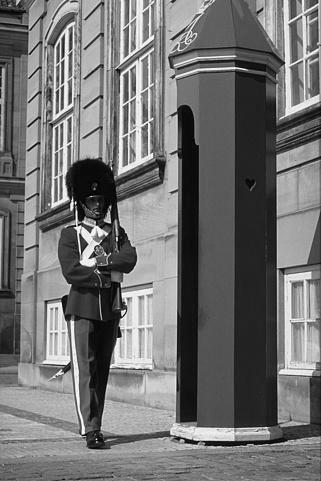
#> input picture pset1/code/inputs/p3_inp.png, 321 x 481 px
$ python prob3.py
#> lines starting #> are read from the running program, lines starting #| are printed output that depends on the picture; after the words box and inside, x2 and y2 are one past the last pixel; in counts of white or black regions, pixels touching at a corner belong together
## Default modules imported. Import more if you need to.

import numpy as np
from skimage.io import imread, imsave
from scipy.signal import convolve2d as conv2

# Different thresholds to try
from statsmodels.compat import scipy

T0 = 0.3
T1 = 0.5
T2 = 0.7


########### Fill in the functions below

# Return magnitude, theta of gradients of X
def grads(X):
    Dx = [[1,0,-1],
          [2,0,-2],
          [1,0,-1]]
    Dy = [[1,2,1],
          [0,0,0],
          [-1,-2,-1]]

    #placeholder
    H = np.zeros(X.shape,dtype=np.float32)
    theta = np.zeros(X.shape,dtype=np.float32)
    Ix = conv2(X, Dx, mode='same')
    Iy = conv2(X, Dy, mode='same')

    # print(X.shape)
    # print(Ix.shape)
    # print(Iy.shape)
    H = np.sqrt(np.square(Ix) + np.square(Iy))
    theta = np.arctan2(Iy,Ix)

    return H,theta

def nms(E,H,theta):
    #horizontal theta
    A1 = np.array([[0,0,0],[-1,1,0],[0,0,0]])
    A2 = np.array([[0,0,0],[0,1,-1],[0,0,0]])
    horizontal = np.logical_or(np.logical_or(np.logical_and(theta >= -np.pi/8, theta <= np.pi/8),
                                np.logical_and(theta <= np.pi, theta >= np.pi * 7/8)),
                               np.logical_and(theta >= -np.pi,theta <= -np.pi * 7/8)) # return array of true or false
    index = np.where(
        np.logical_and(horizontal, np.logical_and(conv2(H,A1, mode='same') <= 0,conv2(H,A2, mode='same') <= 0)))
    E[index] = 0

    # #vertical theta
    B1 = np.array([[0,-1,0],[0,1,0],[0,0,0]])
    B2 = np.array([[0,0,0],[0,1,0],[0,-1,0]])
    vertical = np.logical_or(np.logical_and(theta >= np.pi* 3/8, theta <= np.pi* 5/8),
                            np.logical_and(theta >= -np.pi * 5/8, theta <= -np.pi * 3/8)) # return array of true or false
    index = np.where(
        np.logical_and(horizontal, np.logical_and(conv2(H, B1, mode='same') <= 0, conv2(H, B2, mode='same') <= 0)))
    E[index] = 0

    # #right diagonal
    C1 = np.array([[0,0,-1],[0,1,0],[0,0,0]])
    C2 = np.array([[0, 0, 0], [0, 1, 0], [-1, 0, 0]])
    rightDia = np.logical_or(np.logical_and(theta >= np.pi/8, theta <= np.pi * 3/8),
                             np.logical_and(theta >= -np.pi * 7/8, theta <= -np.pi * 5/8))
    index = np.where(
        np.logical_and(horizontal, np.logical_and(conv2(H, C1, mode='same') <= 0, conv2(H, C2, mode='same') <= 0)))
    E[index] = 0

    # #left diagonal
    D1 = np.array([[-1,0,0],[0,1,0],[0,0,0]])
    D2 = np.array([[0, 0, 0], [0, 1, 0], [0, 0, -1]])
    leftDia = np.logical_or(np.logical_and(theta >= np.pi * 5/8, theta <= np.pi * 7/8),
                             np.logical_and(theta >= -np.pi * 3/8, theta <= -np.pi/8))
    index = np.where(
        np.logical_and(horizontal, np.logical_and(conv2(H, D1, mode='same') <= 0, conv2(H, D2, mode='same') <= 0)))
    E[index] = 0

    return E

########################## Support code below

from os.path import normpath as fn # Fixes window/linux path conventions
import warnings
warnings.filterwarnings('ignore')

img = np.float32(imread(fn('inputs/p3_inp.png')))/255.
#> img: shape (481, 321) float32; min 0, max 1, mean 0.448

H,theta = grads(img)
print(theta)
#> (printed output is left out)

imsave(fn('outputs/prob3_a.png'),H/np.max(H[:]))

## Part b

E0 = np.float32(H > T0)  #binarized edge image
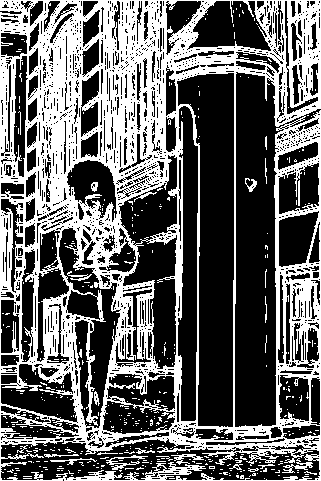
#> E0: shape (481, 321) float32; values 0 (black) and 1 (white), 39.4% white; 441 white regions (417 under 20 px), largest, box (x1, y1, x2, y2) and area: (0, 0, 321, 481) 58209, (106, 455, 148, 470) 180, (282, 458, 313, 473) 149
E1 = np.float32(H > T1)
#> E1: shape (481, 321) float32; values 0 (black) and 1 (white), 28.9% white; 398 white regions (374 under 20 px), largest, box (x1, y1, x2, y2) and area: (0, 0, 321, 481) 42296, (163, 465, 205, 475) 161, (98, 290, 104, 322) 107
E2 = np.float32(H > T2)
#> E2: shape (481, 321) float32; values 0 (black) and 1 (white), 22.5% white in thin lines or dots

imsave(fn('outputs/prob3_b_0.png') , E0)
imsave(fn('outputs/prob3_b_1.png') , E1)
imsave(fn('outputs/prob3_b_2.png') , E2)

E0n = nms(E0,H,theta)
#> in nms, `horizontal = np.logical_or(np.logical_or(np.logical_and(theta >= -np.p..`:
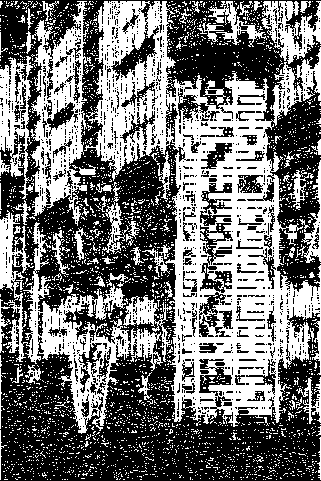
#> horizontal: shape (481, 321) bool; 45% white; 3136 white regions (3059 under 20 px), largest, box (x1, y1, x2, y2) and area: (84, 1, 321, 427) 36339, (0, 210, 163, 434) 8448, (30, 1, 91, 226) 6169
#> in nms, `index = np.where( np.logical_and(horizontal, np.logical_and(conv2(H,A1..`: index = 21107 positions, rows 1 to 479, columns 1 to 319
#> in nms, `E[index] = 0`: E: shape (481, 321) float32; values 0 (black) and 1 (white), 37.2% white; 442 white regions (417 under 20 px), largest, box (x1, y1, x2, y2) and area: (0, 0, 321, 481) 54719, (106, 455, 148, 470) 180, (282, 458, 313, 473) 149
#> in nms, `vertical = np.logical_or(np.logical_and(theta >= np.pi* 3/8, theta <= ..`:
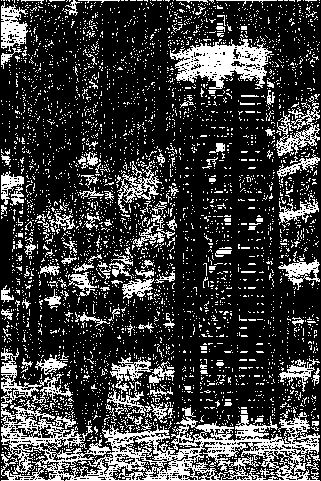
#> vertical: shape (481, 321) bool; 23.5% white in thin lines or dots
#> in nms, `index = np.where( np.logical_and(horizontal, np.logical_and(conv2(H, B..`: index = 25821 positions, rows 1 to 479, columns 0 to 320
#> in nms, `E[index] = 0`: E: shape (481, 321) float32; values 0 (black) and 1 (white), 34.5% white in thin lines or dots
#> in nms, `rightDia = np.logical_or(np.logical_and(theta >= np.pi/8, theta <= np...`:
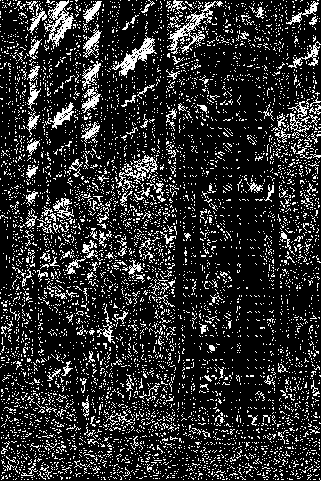
#> rightDia: shape (481, 321) bool; 17.3% white in thin lines or dots
#> in nms, `index = np.where( np.logical_and(horizontal, np.logical_and(conv2(H, C..`: index = 22545 positions, rows 1 to 479, columns 1 to 319
#> in nms, `E[index] = 0`: E: shape (481, 321) float32; values 0 (black) and 1 (white), 34.2% white in thin lines or dots
#> in nms, `leftDia = np.logical_or(np.logical_and(theta >= np.pi * 5/8, theta <= ..`:
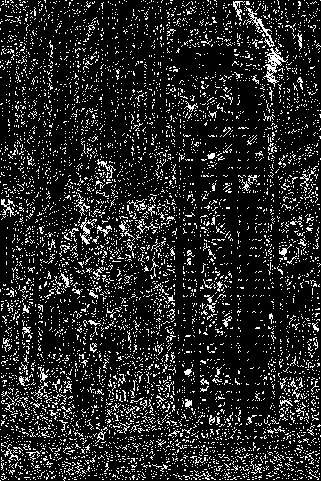
#> leftDia: shape (481, 321) bool; 14.2% white in thin lines or dots
#> in nms, `index = np.where( np.logical_and(horizontal, np.logical_and(conv2(H, D..`: index = 22810 positions, rows 1 to 479, columns 1 to 319
#> in nms, `E[index] = 0`:
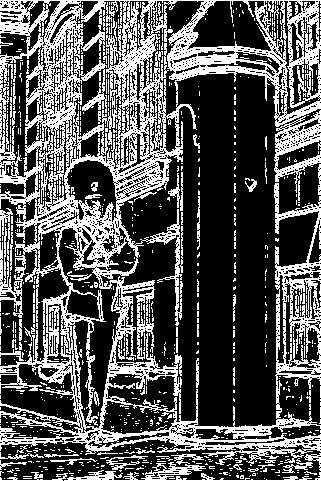
#> E: shape (481, 321) float32; values 0 (black) and 1 (white), 33.9% white in thin lines or dots
E1n = nms(E1,H,theta)
#> in nms (call 2), `E[index] = 0`: E: shape (481, 321) float32; values 0 (black) and 1 (white), 27.7% white in thin lines or dots
#> in nms (call 2), `E[index] = 0`: E: shape (481, 321) float32; values 0 (black) and 1 (white), 25.1% white in thin lines or dots
E2n = nms(E2,H,theta)
#> in nms (call 3), `index = np.where( np.logical_and(horizontal, np.logical_and(conv2(H,A1..`: index = 21107 positions, rows 1 to 479, columns 1 to 319
#> in nms (call 3), `E[index] = 0`: E: shape (481, 321) float32; values 0 (black) and 1 (white), 21.8% white in thin lines or dots
#> in nms (call 3), `index = np.where( np.logical_and(horizontal, np.logical_and(conv2(H, B..`: index = 25821 positions, rows 1 to 479, columns 0 to 320
#> in nms (call 3), `index = np.where( np.logical_and(horizontal, np.logical_and(conv2(H, C..`: index = 22545 positions, rows 1 to 479, columns 1 to 319
#> in nms (call 3), `index = np.where( np.logical_and(horizontal, np.logical_and(conv2(H, D..`: index = 22810 positions, rows 1 to 479, columns 1 to 319
#> in nms (call 3), `E[index] = 0`:
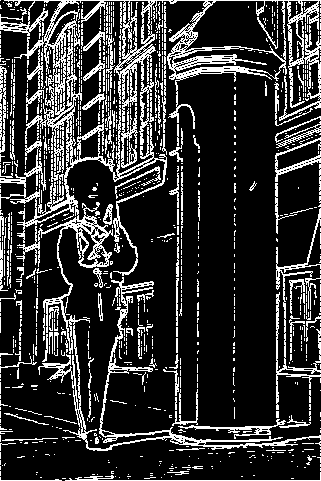
#> E: shape (481, 321) float32; values 0 (black) and 1 (white), 19.9% white in thin lines or dots

imsave(fn('outputs/prob3_b_nms0.png'),E0n)
imsave(fn('outputs/prob3_b_nms1.png'),E1n)
imsave(fn('outputs/prob3_b_nms2.png'),E2n)

$ run again, with pset1/code/inputs/p2_inp.png copied over pset1/code/inputs/p3_inp.png
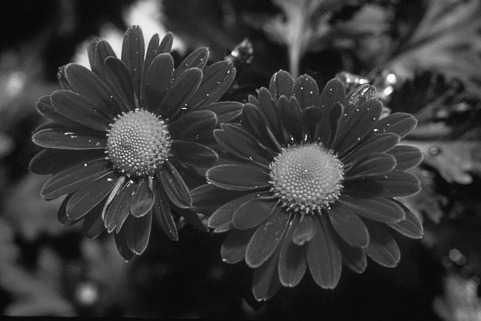
#> input picture pset1/code/inputs/p2_inp.png, 481 x 321 px
#> (printed output is left out)
#> E0: shape (321, 481) float32; values 0 (black) and 1 (white), 19.6% white; 498 white regions (436 under 20 px), largest, box (x1, y1, x2, y2) and area: (30, 82, 379, 269) 11895, (35, 0, 477, 243) 10739, (277, 250, 343, 291) 426
#> E1: shape (321, 481) float32; values 0 (black) and 1 (white), 10.3% white in thin lines or dots
#> E2: shape (321, 481) float32; values 0 (black) and 1 (white), 6.1% white in thin lines or dots
#> in nms, `horizontal = np.logical_or(np.logical_or(np.logical_and(theta >= -np.p..`:
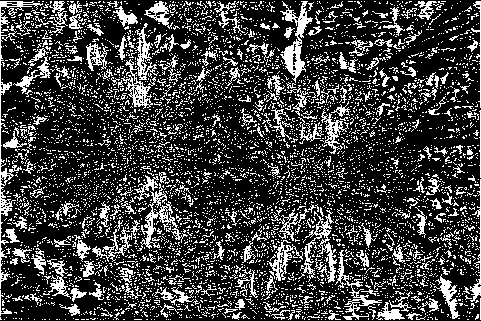
#> horizontal: shape (321, 481) bool; 24.4% white in thin lines or dots
#> in nms, `index = np.where( np.logical_and(horizontal, np.logical_and(conv2(H,A1..`: index = 9359 positions, rows 1 to 319, columns 1 to 479
#> vertical: shape (321, 481) bool; 26.8% white in thin lines or dots
#> in nms, `index = np.where( np.logical_and(horizontal, np.logical_and(conv2(H, B..`: index = 12480 positions, rows 1 to 319, columns 0 to 480
#> rightDia: shape (321, 481) bool; 24.8% white in thin lines or dots
#> in nms, `index = np.where( np.logical_and(horizontal, np.logical_and(conv2(H, C..`: index = 11799 positions, rows 1 to 319, columns 1 to 479
#> leftDia: shape (321, 481) bool; 24% white in thin lines or dots
#> in nms, `index = np.where( np.logical_and(horizontal, np.logical_and(conv2(H, D..`: index = 11768 positions, rows 1 to 319, columns 1 to 479
#> in nms (call 3), `index = np.where( np.logical_and(horizontal, np.logical_and(conv2(H,A1..`: index = 9359 positions, rows 1 to 319, columns 1 to 479
#> in nms (call 3), `index = np.where( np.logical_and(horizontal, np.logical_and(conv2(H, B..`: index = 12480 positions, rows 1 to 319, columns 0 to 480
#> in nms (call 3), `index = np.where( np.logical_and(horizontal, np.logical_and(conv2(H, C..`: index = 11799 positions, rows 1 to 319, columns 1 to 479
#> in nms (call 3), `index = np.where( np.logical_and(horizontal, np.logical_and(conv2(H, D..`: index = 11768 positions, rows 1 to 319, columns 1 to 479
#> in nms (call 3), `E[index] = 0`:
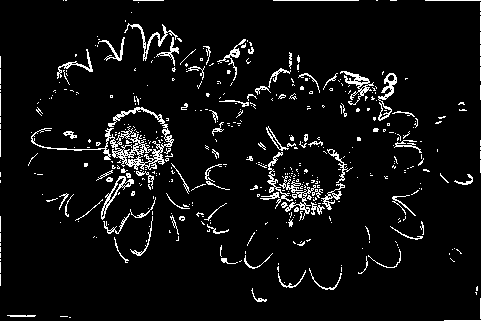
#> E: shape (321, 481) float32; values 0 (black) and 1 (white), 5.9% white in thin lines or dots

$ run again, with pset1/code/inputs/p6_inp.png copied over pset1/code/inputs/p3_inp.png
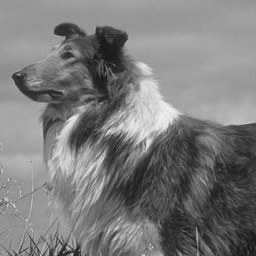
#> input picture pset1/code/inputs/p6_inp.png, 256 x 256 px
#> (printed output is left out)
#> `E0 = np.float32(H > T0)`:
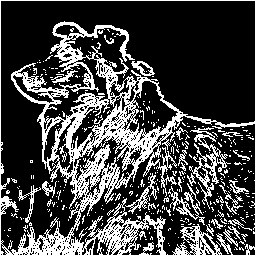
#> E0: shape (256, 256) float32; values 0 (black) and 1 (white), 27% white in thin lines or dots
#> E1: shape (256, 256) float32; values 0 (black) and 1 (white), 12.7% white in thin lines or dots
#> E2: shape (256, 256) float32; values 0 (black) and 1 (white), 6.6% white in thin lines or dots
#> horizontal: shape (256, 256) bool; 26% white in thin lines or dots
#> in nms, `index = np.where( np.logical_and(horizontal, np.logical_and(conv2(H,A1..`: index = 4221 positions, rows 1 to 254, columns 1 to 254
#> vertical: shape (256, 256) bool; 25.2% white in thin lines or dots
#> in nms, `index = np.where( np.logical_and(horizontal, np.logical_and(conv2(H, B..`: index = 5082 positions, rows 1 to 254, columns 0 to 255
#> rightDia: shape (256, 256) bool; 26% white in thin lines or dots
#> in nms, `index = np.where( np.logical_and(horizontal, np.logical_and(conv2(H, C..`: index = 4746 positions, rows 1 to 254, columns 1 to 254
#> leftDia: shape (256, 256) bool; 22.9% white in thin lines or dots
#> in nms, `index = np.where( np.logical_and(horizontal, np.logical_and(conv2(H, D..`: index = 5009 positions, rows 1 to 254, columns 1 to 254
#> in nms (call 3), `index = np.where( np.logical_and(horizontal, np.logical_and(conv2(H,A1..`: index = 4221 positions, rows 1 to 254, columns 1 to 254
#> in nms (call 3), `index = np.where( np.logical_and(horizontal, np.logical_and(conv2(H, B..`: index = 5082 positions, rows 1 to 254, columns 0 to 255
#> in nms (call 3), `E[index] = 0`:
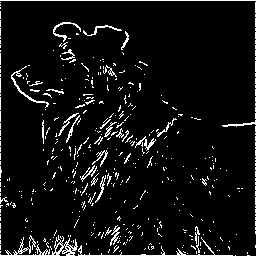
#> E: shape (256, 256) float32; values 0 (black) and 1 (white), 6.4% white in thin lines or dots
#> in nms (call 3), `index = np.where( np.logical_and(horizontal, np.logical_and(conv2(H, C..`: index = 4746 positions, rows 1 to 254, columns 1 to 254
#> in nms (call 3), `index = np.where( np.logical_and(horizontal, np.logical_and(conv2(H, D..`: index = 5009 positions, rows 1 to 254, columns 1 to 254
